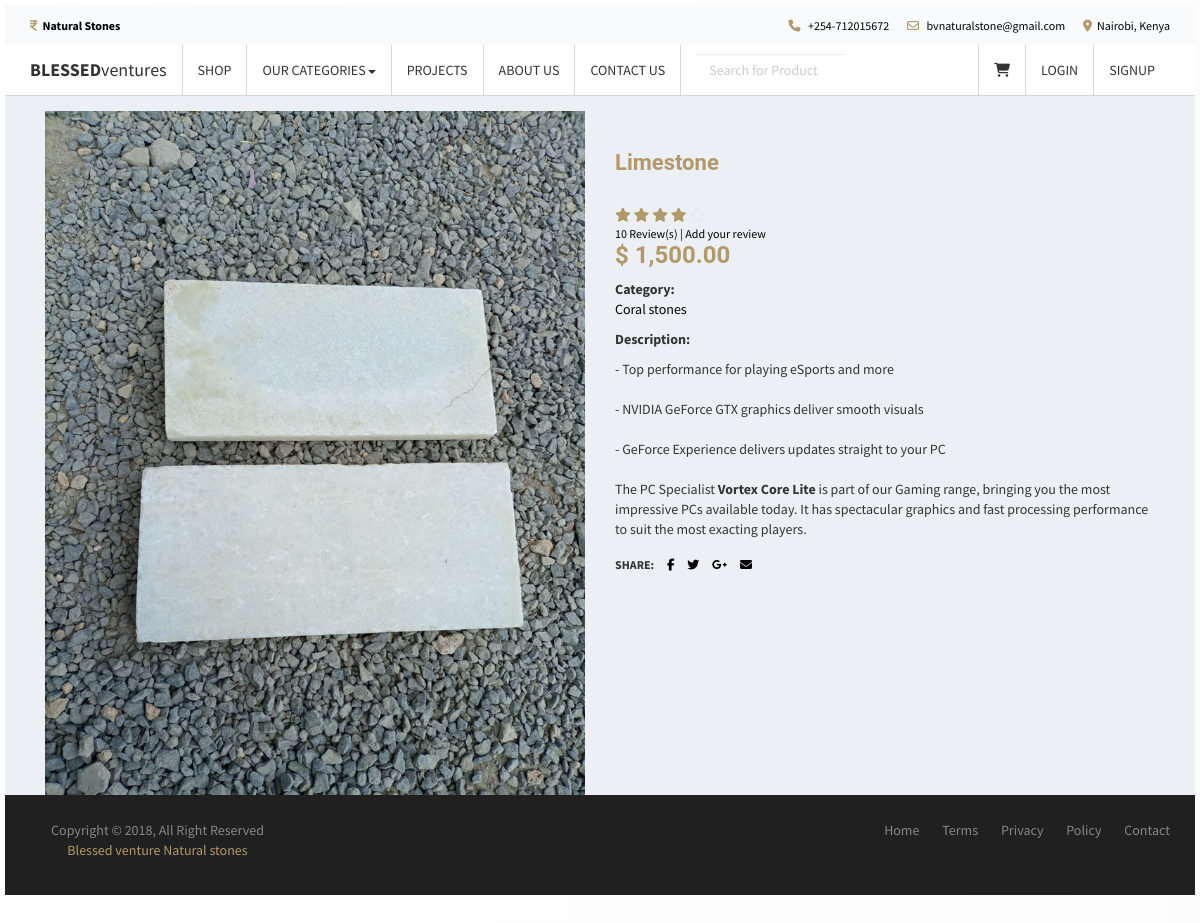
Page /product.php?product=limestone on the committed database.
### tables this page shows
CREATE TABLE IF NOT EXISTS `products` (
  `id` int(11) NOT NULL,
  `category_id` int(11) NOT NULL,
  `name` text NOT NULL,
  `description` text NOT NULL,
  `slug` varchar(200) NOT NULL,
  `price` double NOT NULL,
  `photo` varchar(200) NOT NULL,
  `date_view` date NOT NULL,
  `counter` int(11) NOT NULL
);

CREATE TABLE IF NOT EXISTS `category` (
  `id` int(11) NOT NULL,
  `name` varchar(100) NOT NULL,
  `cat_slug` varchar(150) NOT NULL,
  `cat_desc` text NOT NULL
);

### product.php (the view, shortened to what this page needs)
<?php include 'includes/session.php'; ?>
<?php
	$conn = $pdo->open();
	$slug = $_GET['product'];
	try{
	    $stmt = $conn->prepare("SELECT *, products.name AS prodname, category.name AS catname, category.cat_desc AS catdesc, products.id AS prodid FROM products LEFT JOIN category ON category.id=products.category_id WHERE slug = :slug");
	    $stmt->execute(['slug' => $slug]);
	    $product = $stmt->fetch();
	}
	catch(PDOException $e){
		echo "There is some problem in connection: " . $e->getMessage();
	}
?>
<?php include 'includes/header.php'; ?>
<body class="hold-transition skin-black-light layout-top-nav">
<div class="wrapper">
	<?php include 'includes/navbar.php'; ?>
	  <div class="content-wrapper">
	    <div class="container">
	      <section class="content">
	        <div class="row">
	        	<div class="col-sm-12">
		            <div class="row">
		            	<div class="col-sm-6">
		            		<img src="<?php echo (!empty($product['photo'])) ? 'images/'.$product['photo'] : 'images/noimage.jpg'; ?>" width="100%" class="zoom" data-magnify-src="images/large-<?php echo $product['photo']; ?>">
		            		<br><br>
		            	</div>
		            	<div class="col-sm-6">
		            		<h1 class="page-header"><?php echo $product['prodname']; ?></h1>
							<div class="product-details">
								<div>
									<div class="product-rating">
										<i class="fa fa-star"></i>
										<i class="fa fa-star"></i>
										<i class="fa fa-star"></i>
										<i class="fa fa-star"></i>
										<i class="fa fa-star-o"></i>
									</div>
									<a class="review-link" href="#review-form">10 Review(s) | Add your review</a>
								</div>
								<h3><b>&#36; <?php echo number_format($product['price'], 2); ?></b></h3>
								<p><b>Category:</b> <a href="category.php?category=<?php echo $product['cat_slug']; ?>"><?php echo $product['catname']; ?></a></p>
								<p><b>Description:</b></p>
								<p><?php echo $product['description']; ?></p>
								<ul class="product-links">
									<li><b>Share:</b></li>
									<li><a href="#"><i class="fa fa-facebook"></i></a></li>
									<li><a href="#"><i class="fa fa-twitter"></i></a></li>
									<li><a href="#"><i class="fa fa-google-plus"></i></a></li>
									<li><a href="#"><i class="fa fa-envelope"></i></a></li>
								</ul>
							</div>
		            	</div>
		            </div>
		            <br>
	        	</div>
	        </div>
	      </section>
	    </div>
	  </div>
  	<?php include 'includes/footer.php'; ?>
</body>
</html>

### css/style.css (style rules this page uses)
body { font-family: 'Source Sans Pro', 'Helvetica Neue', Helvetica, Arial, sans-serif,'Open Sans', 'Roboto', 'Lato', 'Montserrat', sans-serif, 'Playfair Display', serif; font-weight: 400; overflow-x: hidden; overflow-y: auto; margin: 0; padding: 5px; background-image: linear-gradient(to right, #ffffff 0%, rgb(252, 252, 252) 100%); }
h1, h2, h3, h4, h5, h6 { font-family: 'Roboto', sans-serif; color: #b29969; font-weight: 700; margin: 0 0 10px; }
a { color: #000000; font-weight: 500; -webkit-transition: 0.2s color; transition: 0.2s color; }
ul, ol { margin: 0; padding: 0; }
.container { padding: 0 15px; background-color: transparent; }
img, ion-icon, button, a { display: block; }
.product-details .product-rating { display: inline-block; margin-right: 15px; }
.product-details .product-rating>i { color: #E4E7ED; }
.product-details .product-rating>i.fa-star { color: #b29969; }
.product-details .review-link { font-size: 12px; }
.product-details .product-links { margin-top: 15px; }
.product-details .product-links li { display: inline-block; text-transform: uppercase; font-size: 12px; }
.product-details .product-links li+li { margin-left: 10px; }

### includes/footer.php (style rules this page uses)
ul { margin: 0px; padding: 0px; }

### rows in the picture
products: photo (picture), name "Limestone", price "1,500.00", category.name "Coral stones", description "- Top performance for playing eSports and more - NVIDIA GeForce GTX graphics deliver smooth visuals - GeForce Experience delivers updates straight to your PC The PC Specialist Vortex Core Lite is part of our Gaming range, bringing you the most impressive PCs available today. It has spectacular graphics and fast processing performance to suit the most exacting players."
